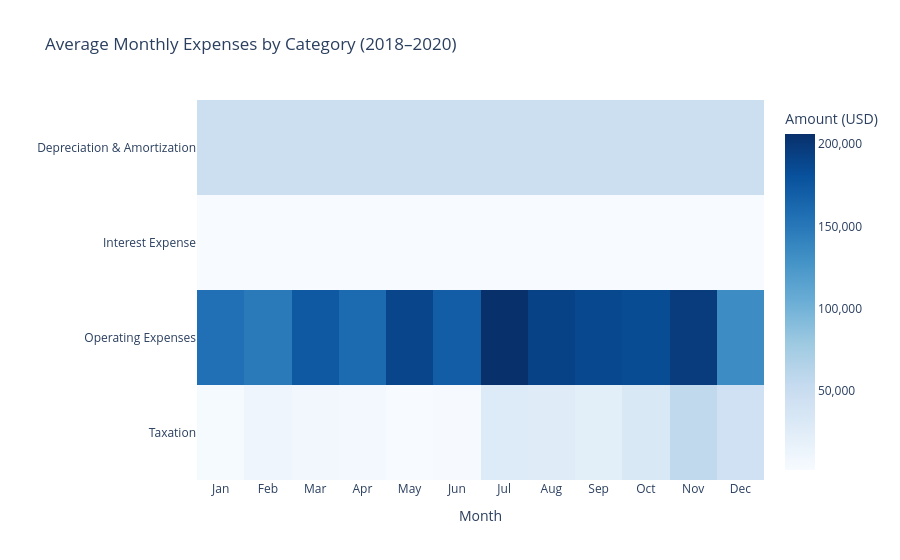

The notebook cell this image was saved under:
### Markdown cell above
### Heatmap Expense Categories by Month

### Code cell
month_order = ['Jan','Feb','Mar','Apr','May','Jun','Jul','Aug','Sep','Oct','Nov','Dec']

heatmap_data['Amount'] = heatmap_data['Amount'].abs()

heat_pivot = heatmap_data.groupby(['Month', 'SubClass'])['Amount'].mean().unstack('SubClass').fillna(0)
heat_pivot = heat_pivot.reindex(month_order)


fig = px.imshow(
    heat_pivot.T,
    title='Average Monthly Expenses by Category (2018–2020)',
    labels={'x': 'Month', 'y': 'Expense Category', 'color': 'Amount (USD)'},
    color_continuous_scale='Blues',
    aspect='auto'
)

fig.update_layout(
    xaxis_title='Month',
    yaxis_title='',
    coloraxis_colorbar_tickformat=',.0f'
)

fig.show()

### Figure 1 — Plotly figure (JSON) as saved in the notebook; plotly's stock layout.template omitted (floating-point values rounded to 4 significant figures)
{"data": [{"coloraxis": "coloraxis", "hovertemplate": "Month: %{x}<br>Expense Category: %{y}<br>Amount (USD): %{z}<extra></extra>", "name": "0", "type": "heatmap", "x": ["Jan", "Feb", "Mar", "Apr", "May", "Jun", "Jul", "Aug", "Sep", "Oct", "Nov", "Dec"], "xaxis": "x", "y": ["Depreciation & Amortization", "Interest Expense", "Operating Expenses", "Taxation"], "yaxis": "y", "z": [[45940.0, 45940.0, 45940.0, 45940.0, 45940.0, 45940.0, 45940.0, 45940.0, 45940.0, 45940.0, 45940.0, 45940.0], [1746.0, 1746.0, 1746.0, 1746.0, 1746.0, 1746.0, 1746.0, 1746.0, 1746.0, 1746.0, 1746.0, 1746.0], [155500.0, 148400.0, 174400.0, 160400.0, 190000.0, 170700.0, 206200.0, 192200.0, 187700.0, 184800.0, 196900.0, 133100.0], [3282.0, 11060.0, 7633.0, 6495.0, 1936.0, 2667.0, 28710.0, 26620.0, 22770.0, 32170.0, 55880.0, 43080.0]]}], "layout": {"coloraxis": {"colorbar": {"tickformat": ",.0f", "title": {"text": "Amount (USD)"}}, "colorscale": [[0, "rgb(247,251,255)"], [0.125, "rgb(222,235,247)"], [0.25, "rgb(198,219,239)"], [0.375, "rgb(158,202,225)"], [0.5, "rgb(107,174,214)"], [0.625, "rgb(66,146,198)"], [0.75, "rgb(33,113,181)"], [0.875, "rgb(8,81,156)"], [1, "rgb(8,48,107)"]]}, "title": {"text": "Average Monthly Expenses by Category (2018–2020)"}, "xaxis": {"anchor": "y", "domain": [0, 1], "title": {"text": "Month"}}, "yaxis": {"anchor": "x", "autorange": "reversed", "domain": [0, 1], "title": {"text": ""}}}}
